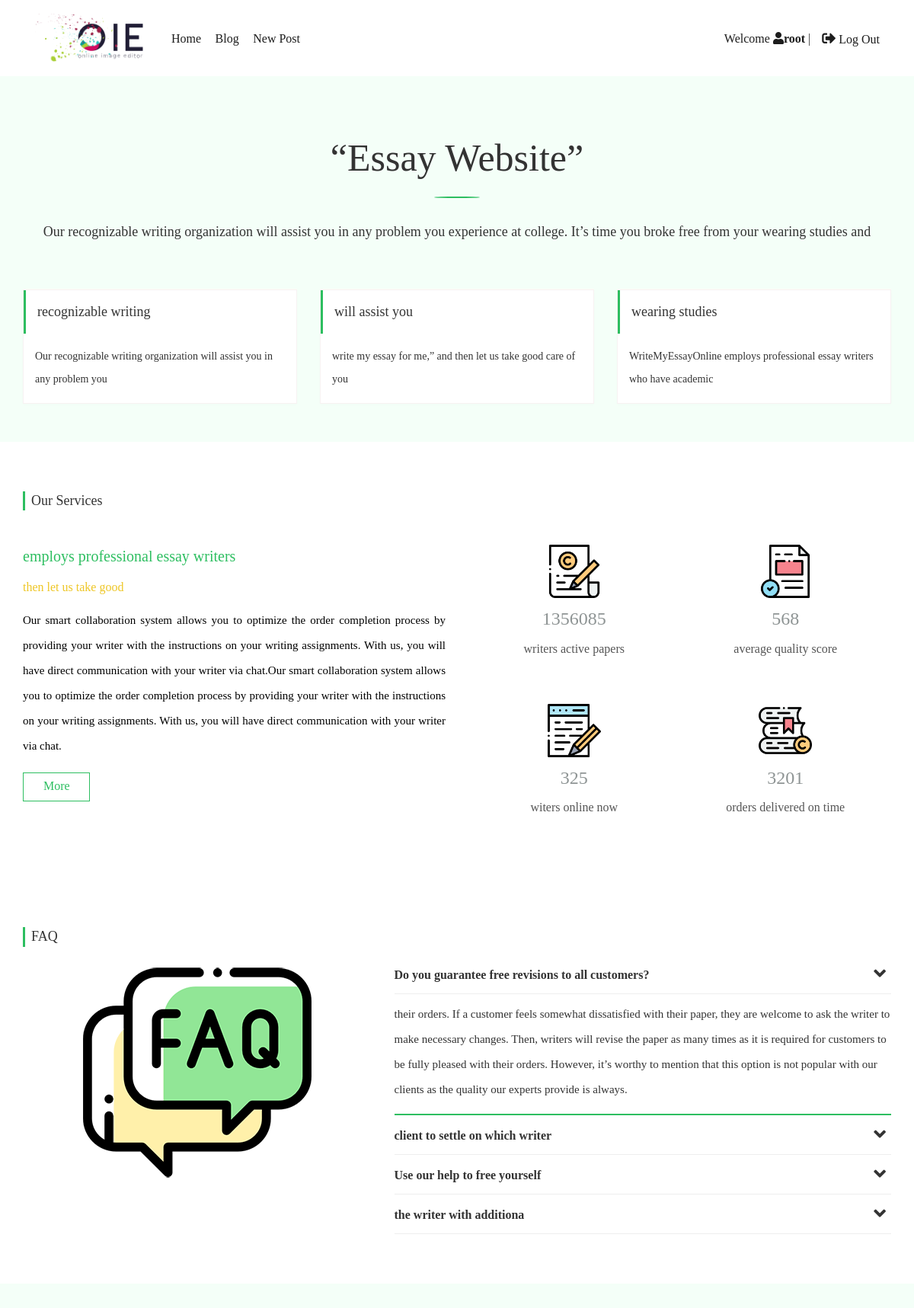
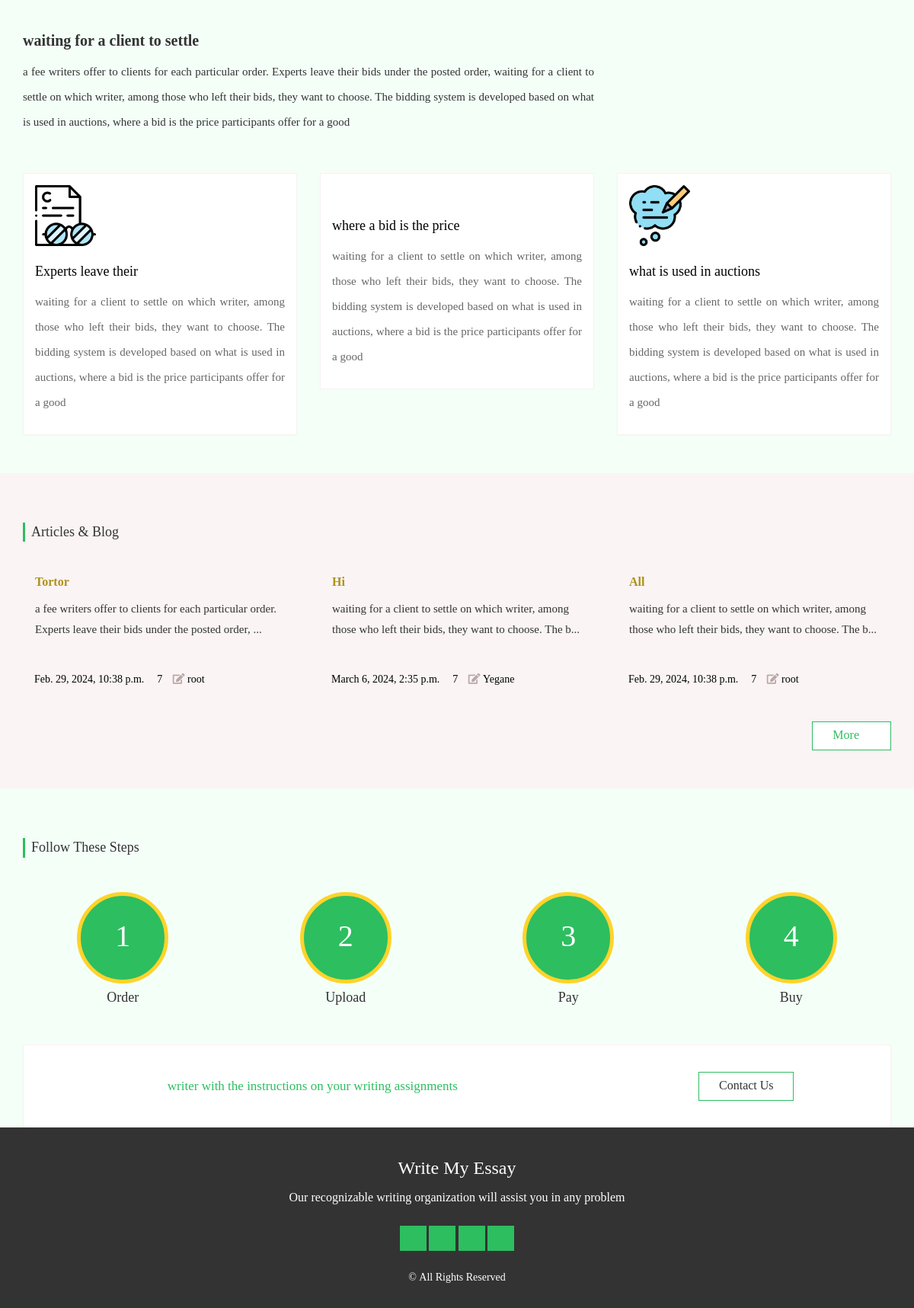
The app's page / (signed in) with its own data (2 pictures, top to bottom).
### blog/models.py (models this page shows, shortened)
class BaseModel(models.Model):
    created_at = models.DateTimeField(auto_now_add=True)
    updated_at = models.DateTimeField(auto_now=True)
    class Meta:
        abstract = True

class Post(BaseModel):
    class Meta:
        verbose_name_plural = 'Posts'
    STATUS_CHOICES = (
        ('pub', 'Published'),
        ('drf', 'Draft')
    )
    title = models.CharField(max_length=100)
    text = models.TextField()
    author = models.ForeignKey(User, on_delete=models.CASCADE, )
    status = models.CharField(choices=STATUS_CHOICES, max_length=3, default='pub')

### pages/views.py (the view)
# urls.py: path('', views.HomeView.as_view(), name='home')
class HomeView(generic.TemplateView):
    template_name = 'home.html'
    def get_context_data(self, **kwargs):
        kwargs['posts'] = Post.objects.all()[:3]
        return super().get_context_data(**kwargs)

### templates/home.html (shortened to what this page needs)
{% extends '_base.html' %}
{% load static %}
 {% block content %}
      <div class="top-heading">
         <div class="container">
            <div class="row">
               <div class="col-md-12 text-center">
                  <h1>“Essay Website”</h1>
                  <p>Our recognizable writing organization will assist you in any problem you experience at college.
                     It’s time you broke free from your wearing studies and
                  </p>
               </div>
               <div class="col-md-4">
                  <div class="service-box">
                     <h3>recognizable writing</h3>
                     <p>Our recognizable writing organization will assist you in any problem you</p>
                  </div>
               </div>
               <div class="col-md-4">
                  <div class="service-box">
                     <h3>will assist you</h3>
                     <p>write my essay for me,” and then let us take good care of you</p>
                  </div>
               </div>
               <div class="col-md-4">
                  <div class="service-box">
                     <h3>wearing studies</h3>
                     <p>WriteMyEssayOnline employs professional essay writers who have academic</p>
                  </div>
               </div>
            </div>
         </div>
      </div>
      <div class="introduction">
         <div class="container">
            <div class="title"><span>Our Services</span></div>
            <div class="row">
               <div class="col-md-6">
                  <div class="l-box">
                     <h2>employs professional essay writers</h2>
                     <span>then let us take good</span>
                     <p>Our smart collaboration system allows you to optimize the order completion process by
                        providing your writer with the instructions on your writing assignments. With us, you will
                        have direct communication with your writer via chat.Our smart collaboration system allows
                        you to optimize the order completion process by providing your writer with the instructions
                        on your writing assignments. With us, you will have direct communication with your writer
                        via chat.
                     </p>
                     <a href="#" class="main-btn">More</a>
                  </div>
               </div>
               <div class="col-md-6">
                  <div class="r-box">
                     <div class="col-md-6 text-center">
                        <div class="counter-box">
                           <img src="{% static 'img/blog/service/article (1).png' %}" alt="">
                           <span>1356085</span>
                           <h4>writers active papers</h4>
                        </div>
                     </div>
                     <div class="col-md-6 text-center">
                        <div class="counter-box">
                           <img src="{% static 'img/blog/service/article (2).png' %}" alt="">
                           <span>568</span>
                           <h4>average quality score</h4>
                        </div>
                     </div>
                     <div class="col-md-6 text-center">
                        <div class="counter-box">
                           <img src="{% static 'img/blog/service/blog.png' %}" alt="">
                           <span>325</span>
                           <h4>witers online now</h4>
                        </div>
                     </div>
                     <div class="col-md-6 text-center">
                        <div class="counter-box">
                           <img src="{% static 'img/blog/service/copywriting.png' %}" alt="">
                           <span>3201</span>
                           <h4>orders delivered on time</h4>
                        </div>
                     </div>
                  </div>
               </div>
            </div>
         </div>
      </div>
      <div class="faq">
         <div class="container">
            <div class="title"><span>FAQ</span></div>
            <div class="row">
               <div class="col-md-5">
                  <div class="faq-img text-center">
                     <img src="{% static 'img/blog/faq.png' %}" alt="">
                  </div>
               </div>
               <div class="col-md-7">
                  <div class="faq-accardion">
                     <div class="accardion-box">
                        <h4>Do you guarantee free revisions to all customers?<span><i class="fa fa-angle-down"></i></span></h4>
                        <p> their orders. If a customer feels somewhat dissatisfied with their paper, they are welcome to ask the writer to make necessary changes. Then, writers will revise the paper as many times as it is required for customers to be fully pleased with their orders. However, it’s worthy to mention that this option is not popular with our clients as the quality our experts provide is always.</p>
                     </div>
                     <div class="accardion-box">
                        <h4>client to settle on which writer<span><i class="fa fa-angle-down"></i></span></h4>
                     </div>
                     <div class="accardion-box">
                        <h4>Use our help to free yourself<span><i class="fa fa-angle-down"></i></span></h4>
                     </div>
                     <div class="accardion-box">
                        <h4>the writer with additiona<span><i class="fa fa-angle-down"></i></span></h4>
                     </div>
                  </div>
               </div>
            </div>
         </div>
      </div>
      <div class="description-box">
         <div class="container">
            <div class="row">
               <div class="col-md-8">
                  <div class="main-text">
                     <h2>waiting for a client to settle</h2>
                     <p>a fee writers offer to clients for each particular order. Experts leave their bids under the posted order, waiting for a client to settle on which writer, among those who left their bids, they want to choose. The bidding system is developed based on what is used in auctions, where a bid is the price participants offer for a good</p>
                  </div>
               </div>
               <div class="col-md-4">
                  <div class="main-text">
                     <img src="{% static 'img/blog/content.png' %}" alt="">
                  </div>
               </div>
            </div>
            <br><br>
            <div class="row">
               <div class="col-md-4">
                  <div class="text-boxs">
                     <img src="{% static 'img/blog/copywriter.png' %}" alt="">
                     <h3>Experts leave their</h3>
                     <p>waiting for a client to settle on which writer, among those who left their bids, they want to choose. The bidding system is developed based on what is used in auctions, where a bid is the price participants offer for a good</p>
                  </div>
               </div>
               <div class="col-md-4">
                  <div class="text-boxs">
                     <h3>where a bid is the price</h3>
                     <p>waiting for a client to settle on which writer, among those who left their bids, they want to choose. The bidding system is developed based on what is used in auctions, where a bid is the price participants offer for a good</p>
                  </div>
               </div>
               <div class="col-md-4">
                  <div class="text-boxs">
                     <img src="{% static 'img/blog/writing.png' %}" alt="">
                     <h3>what is used in auctions</h3>
                     <p>waiting for a client to settle on which writer, among those who left their bids, they want to choose. The bidding system is developed based on what is used in auctions, where a bid is the price participants offer for a good</p>
                  </div>
               </div>
            </div>
         </div>
      </div>
      <div class="blog-box">
         <div class="container">
            <div class="title"><span>Articles & Blog</span></div>
            <div class="row">
                {% for p in posts %}
                      <div class="col-md-4">
                  <a href="{% url 'post_detail' p.pk %}">
                     <div class="article-box">
                        <div class="a-text">
                           <h4>{{ p.title }} </h4>
                           <p>{{ p.text|slice:":107"  }}...</p>
                        </div>
                        <div class="a-meta">
                           <span>{{ p.updated_at }}</span>
                           <span>&nbsp;7</span>
                           <span><i class="fa fa-edit"></i>&nbsp{{ p.author }}</span>
                        </div>
                     </div>
                  </a>
               </div>
                {% endfor %}
               <div class="col-md-12 text-right"><a href="{% url 'posts_list' %} " class="main-btn">More &nbsp;&nbsp; </a></div>
            </div>
         </div>
      </div>
      <div class="levels text-center">
         <div class="container">
            <div class="title" style="margin-bottom: 30px;"><span>Follow These Steps</span></div>
            <div class="row">
               <div class="col-md-3">
                  <div class="col-one coln">
                     <span>1</span>
                     <h3>Order</h3>
                  </div>
               </div>
               <div class="col-md-3 ">
                  <div class="col-two coln">
                     <span>2</span>
                     <h3>Upload</h3>
                  </div>
               </div>
               <div class="col-md-3">
                  <div class="col-three coln">
                     <span>3</span>
                     <h3>Pay</h3>
                  </div>
               </div>
               <div class="col-md-3">
                  <div class="col-four coln">
                     <span>4</span>
                     <h3>Buy</h3>
                  </div>
               </div>
            </div>
         </div>
      </div>
      <div class="contact-us ">
         <div class="container text-center">
            <div class="row">
               <div class="col-md-12">
                  <div class="text-box">
                     <div class="col-md-8">
                        <p>writer with the instructions on your writing assignments</p>
                     </div>
                     <div class="col-md-4">
                        <a href="" class="main-btn">Contact Us</a>
                     </div>
                  </div>
               </div>
            </div>
         </div>
      </div>
{% endblock %}

### templates/_base.html (shortened to what this page needs)
{% load static %}
<!doctype html>
<html>
<head>
    <link rel="stylesheet" href="{% static 'css/blog/bootstrap.css' %}">
 <link rel="stylesheet" href="https://cdnjs.cloudflare.com/ajax/libs/font-awesome/5.15.4/css/all.min.css">
    <link rel="stylesheet" href="{% static 'css/blog/style.css' %}">
</head>
<body>
<header>
    <div class="top-menu">
        <div class="container">
            <div class="row">
                <div class="col-md-2 text-left">
                    <div class="logo">
                        <img src="{% static 'img/blog/logo.png' %}" alt="">
                    </div>
                </div>
                <div class="col-md-10">
                    <div class="main-menu">
                        <ul>
                            <li><a href="{% url 'home' %}">Home</a></li>
                            <li><a href="{% url 'posts_list' %}">Blog</a></li>
                            <li><a href="{% url 'post_create' %}">New Post</a></li>
                            {% if user.is_authenticated %}
                                <li class="my_li"><a>
                                <form action="{% url 'logout' %}" method="post" >
                                    <button class='btn_sub' type="submit"  ><i class="fa fa-sign-out-alt" style="font-size:18px;margin-top:1px; "></i> Log Out</button>
                                </form></a>    </li>
                                <li class="my_li"><a> Welcome <i class="fa fa-user" >{{ user.username }}</i></a>  |</li>
                             {% else %}
                                <li  class="fa fa-sign-in-alt my_li"><a href="{% url 'login' %}" >login</a></li>
                                <li  class="fa fa-sign-in-alt my_li"><a href="{% url 'signup' %}" >Sign UP</a>  |</li>
                            {% endif %}
                        </ul>
                    </div>
                </div>
            </div>
        </div>
    </div>
</header>
{% block content %}
{% endblock %}
<footer>
    <div class="footer text-center">
        <div class="container">
            <div class="row">
                <div class="col-md-12">
                    <div class="footer-desc">
                        <h3>Write My Essay</h3>
                        <p>Our recognizable writing organization will assist you in any problem</p>
                    </div>
                    <div class="footer-social">
                        <ul>
                            <li><a href="#"><i class="fa fa-facebook"></i></a></li>
                            <li><a href="#"><i class="fa fa-twitter"></i></a></li>
                            <li><a href="#"><i class="fa fa-instagram"></i></a></li>
                            <li><a href="#"><i class="fa fa-linkedin"></i></a></li>
                        </ul>
                    </div>
                    <div class="footer-copy-r">
                        <p>&copy;&nbsp;All Rights Reserved</p>
                        <br>
                    </div>
                </div>
            </div>
        </div>
    </div>
</footer>
</body>
</html>

### records on screen
Post: title "Tortor", text "a fee writers offer to clients for each particular order. Experts leave their bids under the posted order,", updated_at "Feb. 29, 2024, 10:38 p.m.", author "root"
Post: title "Hi", text "waiting for a client to settle on which writer, among those who left their bids, they want to choose. The b", updated_at "March 6, 2024, 2:35 p.m.", author "Yegane"
Post: title "All", text "waiting for a client to settle on which writer, among those who left their bids, they want to choose. The b", updated_at "Feb. 29, 2024, 10:38 p.m.", author "root"

### other values on screen
{{ user.username }} "root"
